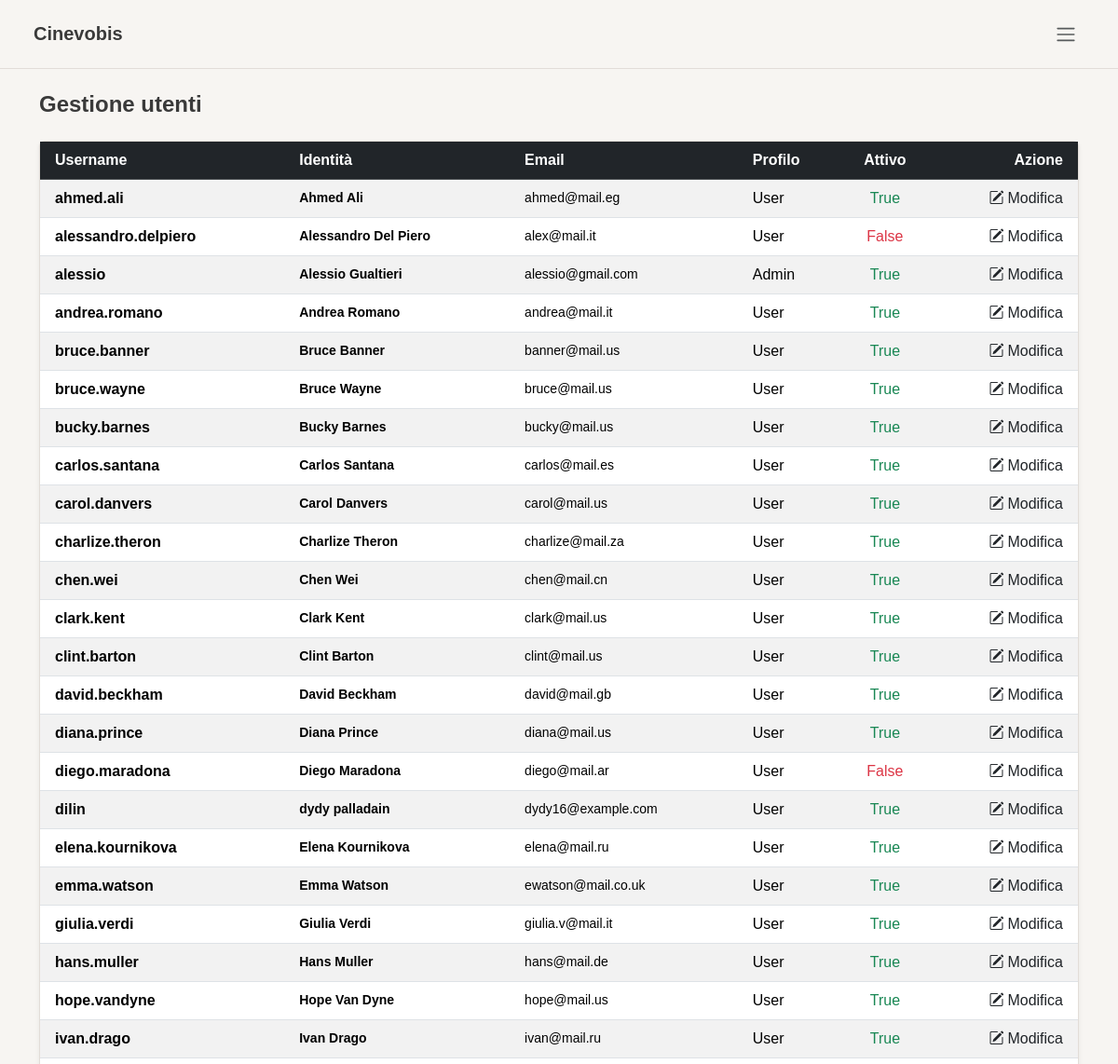
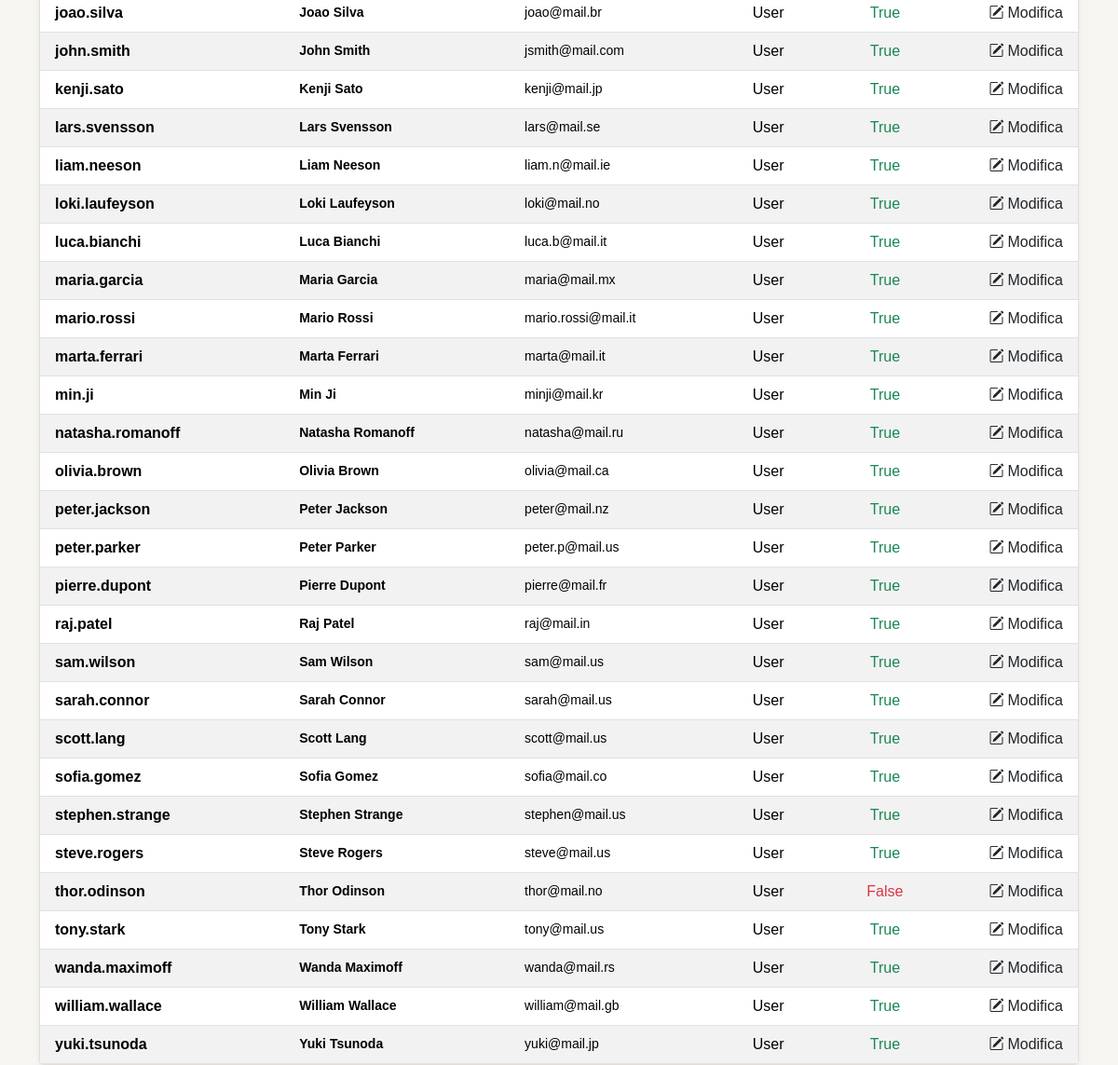
The page /pages/admin/users.php (signed in, upper part) on the database as committed earlier (2 pictures, top to bottom).
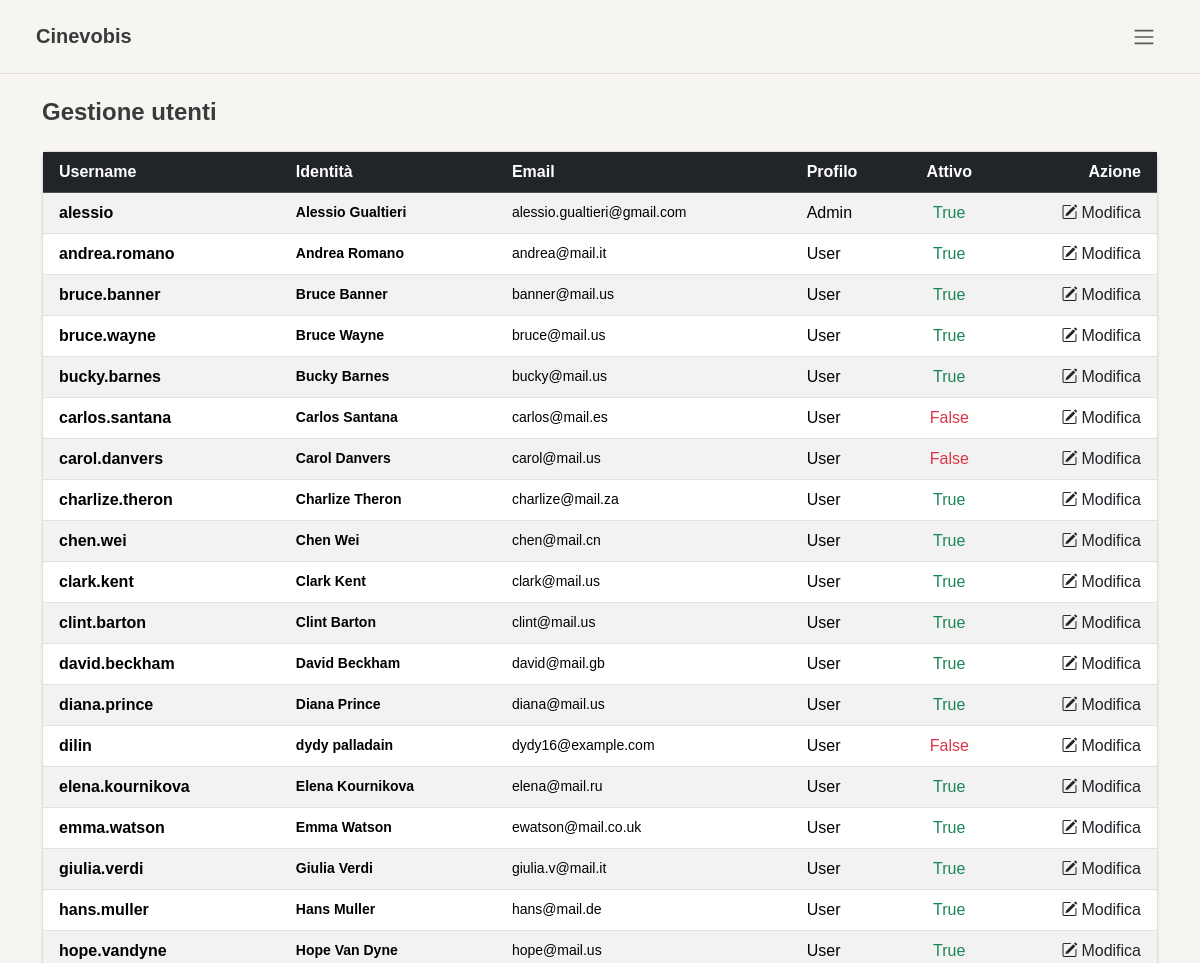
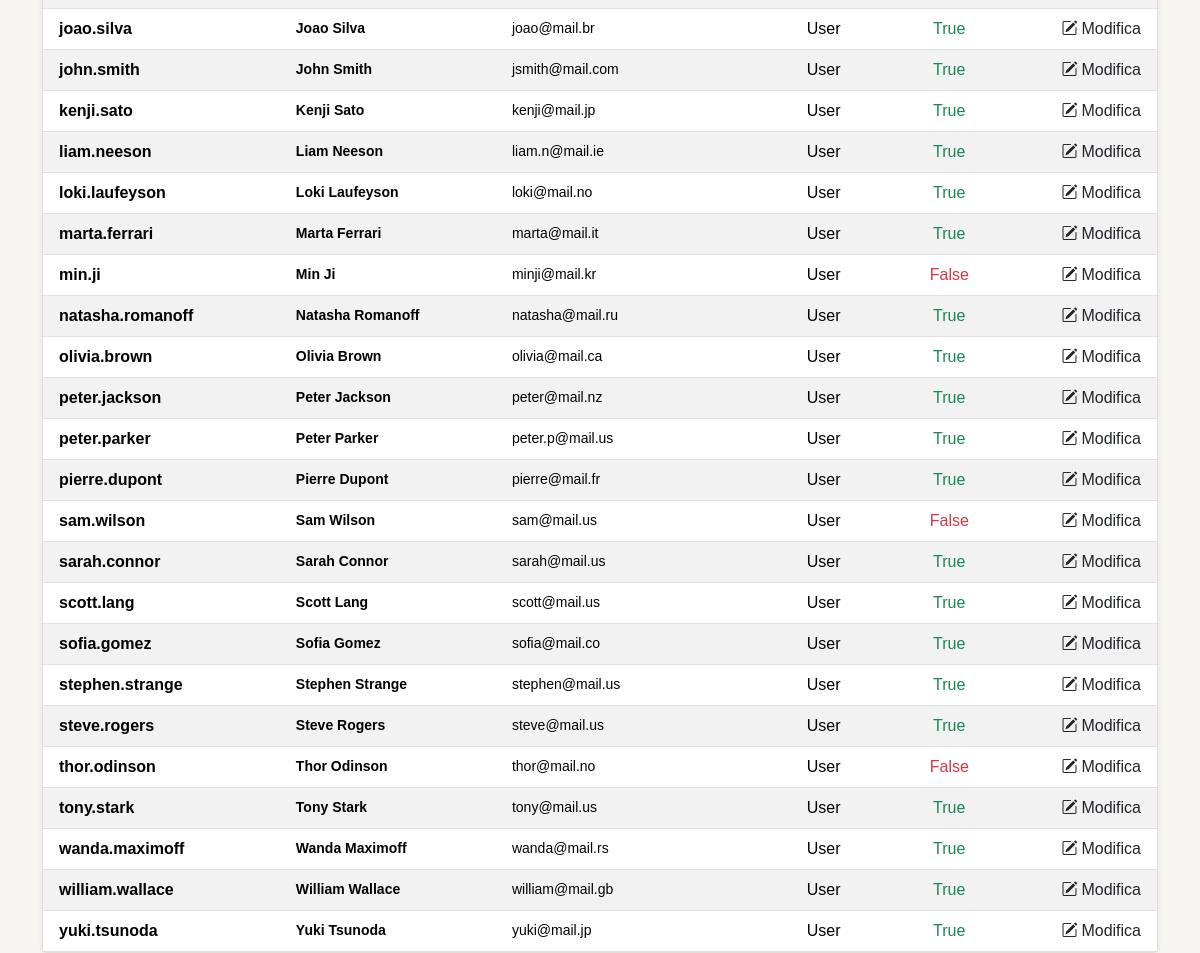
The same page on the database as committed later (2 pictures, top to bottom).
### tables this page shows
CREATE TABLE `utenti` (
  `id_utente` int(11) NOT NULL AUTO_INCREMENT,
  `username` varchar(100) NOT NULL,
  `password` varchar(255) NOT NULL,
  `email` varchar(100) NOT NULL,
  `nome` varchar(100) NOT NULL,
  `cognome` varchar(100) NOT NULL,
  `id_profilo` int(11) DEFAULT NULL,
  `attivo` tinyint(1) DEFAULT 1,
  `data_registrazione` datetime DEFAULT NULL,
  PRIMARY KEY (`id_utente`),
  UNIQUE KEY `username` (`username`),
  UNIQUE KEY `email` (`email`),
  KEY `id_profilo` (`id_profilo`),
  CONSTRAINT `utenti_ibfk_1` FOREIGN KEY (`id_profilo`) REFERENCES `profili` (`id_profilo`) ON UPDATE CASCADE
);

CREATE TABLE `profili` (
  `id_profilo` int(11) NOT NULL AUTO_INCREMENT,
  `nome_profilo` varchar(100) NOT NULL,
  PRIMARY KEY (`id_profilo`)
);

### includes/user_obj.php (called while the page is built, shortened)
<?php
class userObj {
    private $db;
    public function __construct($db, $username, $password = null, $nome = null, $cognome = null,
                            $email = null, $attivo = null, $id_profilo = null) {
        $this->db           = $db;
    }
    public function readAll() {
        $sql = "SELECT u.id_utente, u.username, u.nome, u.cognome, u.email,
                       u.attivo, p.nome_profilo
                FROM utenti u
                LEFT JOIN profili p ON p.id_profilo = u.id_profilo
                ORDER BY u.username";
        $stmt = $this->db->prepare($sql);
        $stmt->execute();
        return $stmt->fetchAll();
    }
}
?>

### pages/admin/users.php (the view, shortened to what this page needs)
<?php
require_once(__DIR__ . '/../../config/connection.php');
require_once(__DIR__ . '/../../includes/user_obj.php');
$username = $_SESSION["username"] ?? '';
$user = new userObj($conn, $username);
$utenti = $user->readAll();
?>
<!DOCTYPE html>
<html lang="it">
<head>
    <link rel="stylesheet" href="/node_modules/bootstrap/dist/css/bootstrap.min.css">
    <link rel="stylesheet" href="/node_modules/bootstrap-icons/font/bootstrap-icons.css">
    <link rel="stylesheet" href="/assets/css/style.css">
</head>
<body class="d-flex flex-column min-vh-100">
    <?php require_once(__DIR__ . '/../../includes/header.php'); ?>
    <div class="container mt-4 mb-5 pb-5 flex-grow-1">
        <h1 class="fs-4 fw-bold mb-4">Gestione utenti</h1>
        <div class="card shadow-sm border-0">
            <div class="table-responsive">
                <table class="table table-striped table-hover align-middle mb-0">
                    <thead class="table-dark">
                        <tr>
                            <th class="ps-3">Username</th>
                            <th>Identità</th>
                            <th>Email</th>
                            <th>Profilo</th>
                            <th class="text-center">Attivo</th>
                            <th class="text-end pe-3">Azione</th>
                        </tr>
                    </thead>
                    <tbody>
                        <?php foreach ($utenti as $utente): ?>
                            <tr>
                                <td class="ps-3 fw-bold"><?= htmlspecialchars($utente['username']) ?></td>
                                <td>
                                    <div class="small fw-semibold"><?= htmlspecialchars($utente['nome'] ?? '') ?> <?= htmlspecialchars($utente['cognome'] ?? '') ?></div>
                                </td>
                                <td class="small"><?= htmlspecialchars($utente['email'] ?? '') ?></td>
                                <td><span><?= htmlspecialchars($utente['nome_profilo'] ?? '') ?></span></td>
                                <td class="text-center">
                                    <?php if ($utente['attivo']): ?>
                                        <span class="text-success" title="Attivo">True</span>
                                    <?php else: ?>
                                        <span class="text-danger" title="Inattivo">False</span>
                                    <?php endif; ?>
                                </td>
                                <td class="text-end pe-3">
                                    <form method="GET" action="edit_user.php">
                                        <a href="edit_user.php?username=<?= htmlspecialchars($utente['username']) ?>"
                                            class="text-dark text-decoration-none d-inline-flex align-items-center">
                                            <i class="bi bi-pencil-square me-1"></i>
                                            Modifica
                                        </a>
                                    </form>
                                </td>
                            </tr>
                        <?php endforeach; ?>
                    </tbody>
                </table>
            </div>
        </div>
    </div> <?php require_once(__DIR__ . '/../../includes/footer.php'); ?>
</body>
</html>

### includes/header.php (shortened to what this page needs)
<?php
$isLogged = isset($_SESSION['username']);
$currentPage = basename($_SERVER['SCRIPT_NAME']);
$adminPages = ['add_film.php', 'admin_area.php', 'sessions.php', 'users.php', 'edit_user.php'];
$isAdminPage = in_array($currentPage, $adminPages);
?>
<nav class="navbar navbar-expand-lg px-4 py-3 border-bottom mb-0" style="position: relative;">
    <div class="container-fluid">
        <?php if ($isAdminPage): ?>
            <a href="/pages/admin/admin_area.php" class="navbar-brand fw-bold text-dark" style="font-size: 20px; z-index: 2;">
                Cinevobis
            </a>
        <?php else: ?>
            <a href="/" class="navbar-brand fw-bold text-dark" style="font-size: 20px; z-index: 2;">
                Cinevobis
            </a>
        <?php endif; ?>
        <div class="ms-auto d-flex align-items-center gap-3" style="z-index: 2;">
            <?php if (!$isLogged): ?>
                <div class="d-flex gap-2 align-items-center">
                    <a href="/pages/public/login.php" class="btn btn-outline-dark px-4">Accedi</a>
                    <a href="/pages/public/signup.php" class="btn btn-dark px-4 shadow-sm">Registrati</a>
                </div>
            <?php else: ?>
                <div class="dropdown">
                    <button class="btn border-0 p-2 shadow-none" type="button" data-bs-toggle="dropdown" aria-expanded="false">
                        <span class="navbar-toggler-icon"></span>
                    </button>
                </div>
            <?php endif; ?>
        </div>
    </div>
</nav>

### assets/css/style.css (style rules this page uses)
:root { --accent: #A8C5DA; --accent-hover: #8EB5CC; --accent-dark: #5A8FA8; --bg: #F7F5F2; --bg-surface: #FFFFFF; --bg-muted: #EEE9E3; --border: #E2DDD8; --text: #3A3A3A; --text-muted: #8A8480; }
body { background-color: var(--bg); color: var(--text); font-family: 'DM Sans', sans-serif; -webkit-font-smoothing: antialiased; -moz-osx-font-smoothing: grayscale; }
.navbar { background-color: var(--bg) !important; border-color: var(--border) !important; }
.navbar-brand { text-decoration: none; color: var(--text) !important; }
.card, .search-result-card { background-color: var(--bg-surface) !important; border: 1px solid var(--border) !important; }

Rows that differ between the two databases and show on the page:
removed utenti: username "ahmed.ali", nome "Ahmed", cognome "Ali", email "ahmed@mail.eg", id_profilo.nome_profilo "User", attivo "True"
removed utenti: username "alessandro.delpiero", nome "Alessandro", cognome "Del Piero", email "alex@mail.it", id_profilo.nome_profilo "User", attivo "False"
removed utenti: username "diego.maradona", nome "Diego", cognome "Maradona", email "diego@mail.ar", id_profilo.nome_profilo "User", attivo "False"
removed utenti: username "ivan.drago", nome "Ivan", cognome "Drago", email "ivan@mail.ru", id_profilo.nome_profilo "User", attivo "True"
removed utenti: username "lars.svensson", nome "Lars", cognome "Svensson", email "lars@mail.se", id_profilo.nome_profilo "User", attivo "True"
removed utenti: username "luca.bianchi", nome "Luca", cognome "Bianchi", email "luca.b@mail.it", id_profilo.nome_profilo "User", attivo "True"
removed utenti: username "maria.garcia", nome "Maria", cognome "Garcia", email "maria@mail.mx", id_profilo.nome_profilo "User", attivo "True"
removed utenti: username "mario.rossi", nome "Mario", cognome "Rossi", email "mario.rossi@mail.it", id_profilo.nome_profilo "User", attivo "True"
removed utenti: username "raj.patel", nome "Raj", cognome "Patel", email "raj@mail.in", id_profilo.nome_profilo "User", attivo "True"
changed utenti "alessio": email "alessio@gmail.com" → "alessio.gualtieri@gmail.com"
changed utenti "carlos.santana": attivo "True" → "False"
changed utenti "carol.danvers": attivo "True" → "False"
changed utenti "dilin": attivo "True" → "False"
changed utenti "min.ji": attivo "True" → "False"
changed utenti "sam.wilson": attivo "True" → "False"
